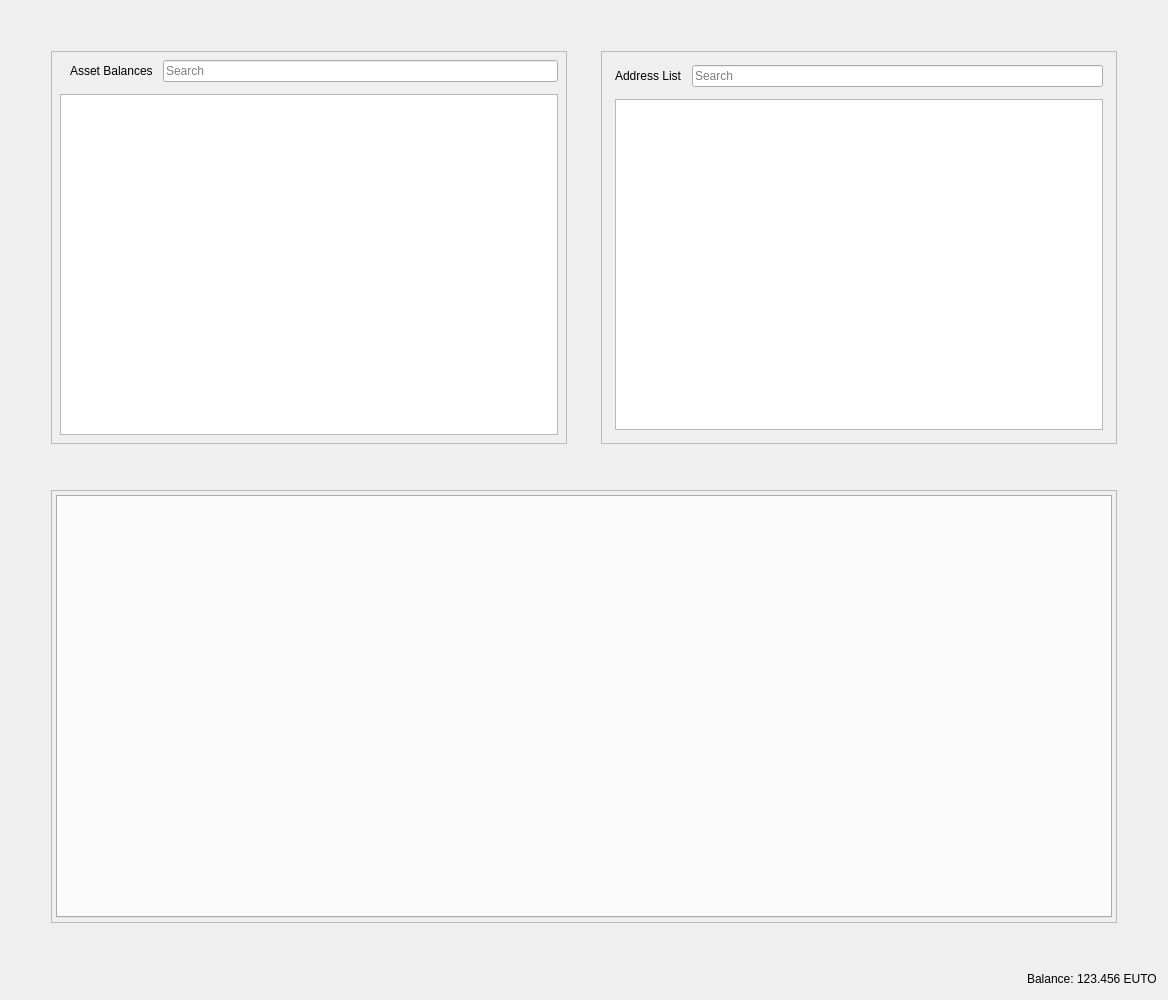
<?xml version="1.0" encoding="UTF-8"?>
<ui version="4.0">
 <class>RestrictedAssetsDialog</class>
 <widget class="QDialog" name="RestrictedAssetsDialog">
  <property name="geometry">
   <rect>
    <x>0</x>
    <y>0</y>
    <width>1168</width>
    <height>1000</height>
   </rect>
  </property>
  <property name="windowTitle">
   <string>Send Coins</string>
  </property>
  <layout class="QVBoxLayout" name="verticalLayout">
   <item>
    <layout class="QHBoxLayout" name="horizontalLayout">
     <property name="spacing">
      <number>34</number>
     </property>
     <property name="leftMargin">
      <number>40</number>
     </property>
     <property name="topMargin">
      <number>40</number>
     </property>
     <property name="rightMargin">
      <number>40</number>
     </property>
     <property name="bottomMargin">
      <number>40</number>
     </property>
     <item>
      <widget class="QFrame" name="frameAssetBalance">
       <property name="frameShape">
        <enum>QFrame::StyledPanel</enum>
       </property>
       <property name="frameShadow">
        <enum>QFrame::Raised</enum>
       </property>
       <layout class="QVBoxLayout" name="verticalLayout_7">
        <property name="spacing">
         <number>12</number>
        </property>
        <property name="leftMargin">
         <number>4</number>
        </property>
        <property name="topMargin">
         <number>4</number>
        </property>
        <property name="rightMargin">
         <number>4</number>
        </property>
        <property name="bottomMargin">
         <number>4</number>
        </property>
        <item>
         <layout class="QVBoxLayout" name="verticalLayout_4">
          <property name="spacing">
           <number>12</number>
          </property>
          <property name="leftMargin">
           <number>4</number>
          </property>
          <property name="topMargin">
           <number>4</number>
          </property>
          <property name="rightMargin">
           <number>4</number>
          </property>
          <property name="bottomMargin">
           <number>4</number>
          </property>
          <item>
           <layout class="QHBoxLayout" name="horizontalLayout_8">
            <property name="spacing">
             <number>10</number>
            </property>
            <property name="leftMargin">
             <number>10</number>
            </property>
            <item>
             <widget class="QLabel" name="labelAssetBalance">
              <property name="text">
               <string>Asset Balances</string>
              </property>
             </widget>
            </item>
            <item>
             <widget class="QLineEdit" name="lineEditAssetSearch">
              <property name="placeholderText">
               <string>Search</string>
              </property>
             </widget>
            </item>
           </layout>
          </item>
          <item>
           <widget class="QTableView" name="listAssets"/>
          </item>
         </layout>
        </item>
       </layout>
      </widget>
     </item>
     <item>
      <widget class="QFrame" name="frameAddressList">
       <property name="frameShape">
        <enum>QFrame::StyledPanel</enum>
       </property>
       <property name="frameShadow">
        <enum>QFrame::Raised</enum>
       </property>
       <layout class="QVBoxLayout" name="verticalLayout_10">
        <property name="spacing">
         <number>12</number>
        </property>
        <item>
         <layout class="QVBoxLayout" name="verticalLayout_9">
          <property name="spacing">
           <number>12</number>
          </property>
          <property name="leftMargin">
           <number>4</number>
          </property>
          <property name="topMargin">
           <number>4</number>
          </property>
          <property name="rightMargin">
           <number>4</number>
          </property>
          <property name="bottomMargin">
           <number>4</number>
          </property>
          <item>
           <layout class="QHBoxLayout" name="horizontalLayout_9">
            <property name="spacing">
             <number>10</number>
            </property>
            <property name="leftMargin">
             <number>0</number>
            </property>
            <property name="topMargin">
             <number>0</number>
            </property>
            <property name="rightMargin">
             <number>0</number>
            </property>
            <property name="bottomMargin">
             <number>0</number>
            </property>
            <item>
             <widget class="QLabel" name="labelAddressList">
              <property name="text">
               <string>Address List</string>
              </property>
             </widget>
            </item>
            <item>
             <widget class="QLineEdit" name="lineEditAddressSearch">
              <property name="placeholderText">
               <string>Search</string>
              </property>
             </widget>
            </item>
           </layout>
          </item>
          <item>
           <widget class="QTableView" name="myAddressList"/>
          </item>
         </layout>
        </item>
       </layout>
      </widget>
     </item>
    </layout>
   </item>
   <item>
    <layout class="QHBoxLayout" name="horizontalLayout_4">
     <property name="spacing">
      <number>34</number>
     </property>
     <property name="leftMargin">
      <number>40</number>
     </property>
     <property name="topMargin">
      <number>0</number>
     </property>
     <property name="rightMargin">
      <number>40</number>
     </property>
     <property name="bottomMargin">
      <number>40</number>
     </property>
     <item>
      <widget class="QFrame" name="tabFrame">
       <property name="frameShape">
        <enum>QFrame::StyledPanel</enum>
       </property>
       <property name="frameShadow">
        <enum>QFrame::Raised</enum>
       </property>
       <layout class="QVBoxLayout" name="verticalLayout_8">
        <property name="spacing">
         <number>12</number>
        </property>
        <property name="leftMargin">
         <number>4</number>
        </property>
        <property name="topMargin">
         <number>4</number>
        </property>
        <property name="rightMargin">
         <number>4</number>
        </property>
        <property name="bottomMargin">
         <number>4</number>
        </property>
        <item>
         <widget class="QTabWidget" name="tabWidget">
          <property name="tabPosition">
           <enum>QTabWidget::North</enum>
          </property>
          <property name="tabShape">
           <enum>QTabWidget::Rounded</enum>
          </property>
          <property name="currentIndex">
           <number>-1</number>
          </property>
          <property name="elideMode">
           <enum>Qt::ElideNone</enum>
          </property>
         </widget>
        </item>
       </layout>
      </widget>
     </item>
    </layout>
   </item>
   <item>
    <layout class="QHBoxLayout" name="horizontalLayout_2">
     <property name="spacing">
      <number>3</number>
     </property>
     <item>
      <spacer name="horizontalSpacer">
       <property name="orientation">
        <enum>Qt::Horizontal</enum>
       </property>
       <property name="sizeHint" stdset="0">
        <size>
         <width>40</width>
         <height>20</height>
        </size>
       </property>
      </spacer>
     </item>
     <item alignment="Qt::AlignRight">
      <widget class="QLabel" name="label">
       <property name="sizePolicy">
        <sizepolicy hsizetype="Preferred" vsizetype="Fixed">
         <horstretch>0</horstretch>
         <verstretch>0</verstretch>
        </sizepolicy>
       </property>
       <property name="text">
        <string>Balance:</string>
       </property>
      </widget>
     </item>
     <item alignment="Qt::AlignRight">
      <widget class="QLabel" name="labelBalance">
       <property name="sizePolicy">
        <sizepolicy hsizetype="Preferred" vsizetype="Fixed">
         <horstretch>0</horstretch>
         <verstretch>0</verstretch>
        </sizepolicy>
       </property>
       <property name="cursor">
        <cursorShape>IBeamCursor</cursorShape>
       </property>
       <property name="text">
        <string notr="true">123.456 EUTO</string>
       </property>
       <property name="textInteractionFlags">
        <set>Qt::LinksAccessibleByMouse|Qt::TextSelectableByKeyboard|Qt::TextSelectableByMouse</set>
       </property>
      </widget>
     </item>
    </layout>
   </item>
  </layout>
 </widget>
 <resources>
  <include location="../eutocoin.qrc"/>
 </resources>
 <connections/>
</ui>
